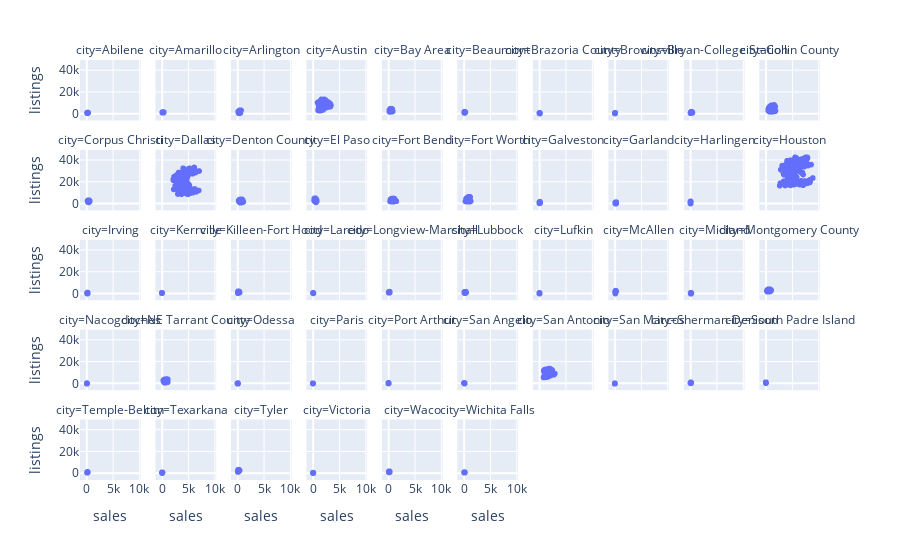

The cell this chart's notebook holds for it:
### Code cell
fig = px.scatter(txhousing, x = "sales", y = "listings",
                facet_col='city', facet_col_wrap=10)
fig.show()

### Figure 1 — Plotly figure (JSON) as saved in the notebook; plotly's stock layout.template omitted (floating-point values rounded to 4 significant figures; data arrays with more than 128 entries replaced by an {"elided": "..."} marker saying what was removed)
{"data": [{"hovertemplate": "city=Abilene<br>sales=%{x}<br>listings=%{y}<extra></extra>", "legendgroup": "", "marker": {"color": "#636efa", "symbol": "circle"}, "mode": "markers", "name": "", "showlegend": false, "type": "scattergl", "x": {"elided": "187 int values"}, "xaxis": "x41", "y": {"elided": "187 int values"}, "yaxis": "y41"}, {"hovertemplate": "city=Amarillo<br>sales=%{x}<br>listings=%{y}<extra></extra>", "legendgroup": "", "marker": {"color": "#636efa", "symbol": "circle"}, "mode": "markers", "name": "", "showlegend": false, "type": "scattergl", "x": {"elided": "187 int values"}, "xaxis": "x42", "y": {"elided": "187 int values"}, "yaxis": "y42"}, {"hovertemplate": "city=Arlington<br>sales=%{x}<br>listings=%{y}<extra></extra>", "legendgroup": "", "marker": {"color": "#636efa", "symbol": "circle"}, "mode": "markers", "name": "", "showlegend": false, "type": "scattergl", "x": {"elided": "187 int values"}, "xaxis": "x43", "y": {"elided": "187 int values"}, "yaxis": "y43"}, {"hovertemplate": "city=Austin<br>sales=%{x}<br>listings=%{y}<extra></extra>", "legendgroup": "", "marker": {"color": "#636efa", "symbol": "circle"}, "mode": "markers", "name": "", "showlegend": false, "type": "scattergl", "x": {"elided": "187 int values"}, "xaxis": "x44", "y": {"elided": "187 int values"}, "yaxis": "y44"}, {"hovertemplate": "city=Bay Area<br>sales=%{x}<br>listings=%{y}<extra></extra>", "legendgroup": "", "marker": {"color": "#636efa", "symbol": "circle"}, "mode": "markers", "name": "", "showlegend": false, "type": "scattergl", "x": {"elided": "187 int values"}, "xaxis": "x45", "y": {"elided": "187 int values"}, "yaxis": "y45"}, {"hovertemplate": "city=Beaumont<br>sales=%{x}<br>listings=%{y}<extra></extra>", "legendgroup": "", "marker": {"color": "#636efa", "symbol": "circle"}, "mode": "markers", "name": "", "showlegend": false, "type": "scattergl", "x": {"elided": "187 int values"}, "xaxis": "x46", "y": {"elided": "187 int values"}, "yaxis": "y46"}, {"hovertemplate": "city=Brazoria County<br>sales=%{x}<br>listings=%{y}<extra></extra>", "legendgroup": "", "marker": {"color": "#636efa", "symbol": "circle"}, "mode": "markers", "name": "", "showlegend": false, "type": "scattergl", "x": {"elided": "187 int values"}, "xaxis": "x47", "y": {"elided": "187 int values"}, "yaxis": "y47"}, {"hovertemplate": "city=Brownsville<br>sales=%{x}<br>listings=%{y}<extra></extra>", "legendgroup": "", "marker": {"color": "#636efa", "symbol": "circle"}, "mode": "markers", "name": "", "showlegend": false, "type": "scattergl", "x": {"elided": "187 int values"}, "xaxis": "x48", "y": {"elided": "187 int values"}, "yaxis": "y48"}, {"hovertemplate": "city=Bryan-College Station<br>sales=%{x}<br>listings=%{y}<extra></extra>", "legendgroup": "", "marker": {"color": "#636efa", "symbol": "circle"}, "mode": "markers", "name": "", "showlegend": false, "type": "scattergl", "x": {"elided": "187 int values"}, "xaxis": "x49", "y": {"elided": "187 int values"}, "yaxis": "y49"}, {"hovertemplate": "city=Collin County<br>sales=%{x}<br>listings=%{y}<extra></extra>", "legendgroup": "", "marker": {"color": "#636efa", "symbol": "circle"}, "mode": "markers", "name": "", "showlegend": false, "type": "scattergl", "x": {"elided": "187 int values"}, "xaxis": "x50", "y": {"elided": "187 int values"}, "yaxis": "y50"}, {"hovertemplate": "city=Corpus Christi<br>sales=%{x}<br>listings=%{y}<extra></extra>", "legendgroup": "", "marker": {"color": "#636efa", "symbol": "circle"}, "mode": "markers", "name": "", "showlegend": false, "type": "scattergl", "x": {"elided": "187 int values"}, "xaxis": "x31", "y": {"elided": "187 int values"}, "yaxis": "y31"}, {"hovertemplate": "city=Dallas<br>sales=%{x}<br>listings=%{y}<extra></extra>", "legendgroup": "", "marker": {"color": "#636efa", "symbol": "circle"}, "mode": "markers", "name": "", "showlegend": false, "type": "scattergl", "x": {"elided": "187 int values"}, "xaxis": "x32", "y": {"elided": "187 int values"}, "yaxis": "y32"}, {"hovertemplate": "city=Denton County<br>sales=%{x}<br>listings=%{y}<extra></extra>", "legendgroup": "", "marker": {"color": "#636efa", "symbol": "circle"}, "mode": "markers", "name": "", "showlegend": false, "type": "scattergl", "x": {"elided": "187 int values"}, "xaxis": "x33", "y": {"elided": "187 int values"}, "yaxis": "y33"}, {"hovertemplate": "city=El Paso<br>sales=%{x}<br>listings=%{y}<extra></extra>", "legendgroup": "", "marker": {"color": "#636efa", "symbol": "circle"}, "mode": "markers", "name": "", "showlegend": false, "type": "scattergl", "x": {"elided": "187 int values"}, "xaxis": "x34", "y": {"elided": "187 int values"}, "yaxis": "y34"}, {"hovertemplate": "city=Fort Bend<br>sales=%{x}<br>listings=%{y}<extra></extra>", "legendgroup": "", "marker": {"color": "#636efa", "symbol": "circle"}, "mode": "markers", "name": "", "showlegend": false, "type": "scattergl", "x": {"elided": "187 int values"}, "xaxis": "x35", "y": {"elided": "187 int values"}, "yaxis": "y35"}, {"hovertemplate": "city=Fort Worth<br>sales=%{x}<br>listings=%{y}<extra></extra>", "legendgroup": "", "marker": {"color": "#636efa", "symbol": "circle"}, "mode": "markers", "name": "", "showlegend": false, "type": "scattergl", "x": {"elided": "187 int values"}, "xaxis": "x36", "y": {"elided": "187 int values"}, "yaxis": "y36"}, {"hovertemplate": "city=Galveston<br>sales=%{x}<br>listings=%{y}<extra></extra>", "legendgroup": "", "marker": {"color": "#636efa", "symbol": "circle"}, "mode": "markers", "name": "", "showlegend": false, "type": "scattergl", "x": {"elided": "187 int values"}, "xaxis": "x37", "y": {"elided": "187 int values"}, "yaxis": "y37"}, {"hovertemplate": "city=Garland<br>sales=%{x}<br>listings=%{y}<extra></extra>", "legendgroup": "", "marker": {"color": "#636efa", "symbol": "circle"}, "mode": "markers", "name": "", "showlegend": false, "type": "scattergl", "x": {"elided": "187 int values"}, "xaxis": "x38", "y": {"elided": "187 int values"}, "yaxis": "y38"}, {"hovertemplate": "city=Harlingen<br>sales=%{x}<br>listings=%{y}<extra></extra>", "legendgroup": "", "marker": {"color": "#636efa", "symbol": "circle"}, "mode": "markers", "name": "", "showlegend": false, "type": "scattergl", "x": {"elided": "187 int values"}, "xaxis": "x39", "y": {"elided": "187 int values"}, "yaxis": "y39"}, {"hovertemplate": "city=Houston<br>sales=%{x}<br>listings=%{y}<extra></extra>", "legendgroup": "", "marker": {"color": "#636efa", "symbol": "circle"}, "mode": "markers", "name": "", "showlegend": false, "type": "scattergl", "x": {"elided": "187 int values"}, "xaxis": "x40", "y": {"elided": "187 int values"}, "yaxis": "y40"}, {"hovertemplate": "city=Irving<br>sales=%{x}<br>listings=%{y}<extra></extra>", "legendgroup": "", "marker": {"color": "#636efa", "symbol": "circle"}, "mode": "markers", "name": "", "showlegend": false, "type": "scattergl", "x": {"elided": "187 int values"}, "xaxis": "x21", "y": {"elided": "187 int values"}, "yaxis": "y21"}, {"hovertemplate": "city=Kerrville<br>sales=%{x}<br>listings=%{y}<extra></extra>", "legendgroup": "", "marker": {"color": "#636efa", "symbol": "circle"}, "mode": "markers", "name": "", "showlegend": false, "type": "scattergl", "x": {"elided": "187 int values"}, "xaxis": "x22", "y": {"elided": "187 int values"}, "yaxis": "y22"}, {"hovertemplate": "city=Killeen-Fort Hood<br>sales=%{x}<br>listings=%{y}<extra></extra>", "legendgroup": "", "marker": {"color": "#636efa", "symbol": "circle"}, "mode": "markers", "name": "", "showlegend": false, "type": "scattergl", "x": {"elided": "187 int values"}, "xaxis": "x23", "y": {"elided": "187 int values"}, "yaxis": "y23"}, {"hovertemplate": "city=Laredo<br>sales=%{x}<br>listings=%{y}<extra></extra>", "legendgroup": "", "marker": {"color": "#636efa", "symbol": "circle"}, "mode": "markers", "name": "", "showlegend": false, "type": "scattergl", "x": {"elided": "187 int values"}, "xaxis": "x24", "y": {"elided": "187 int values"}, "yaxis": "y24"}, {"hovertemplate": "city=Longview-Marshall<br>sales=%{x}<br>listings=%{y}<extra></extra>", "legendgroup": "", "marker": {"color": "#636efa", "symbol": "circle"}, "mode": "markers", "name": "", "showlegend": false, "type": "scattergl", "x": {"elided": "187 int values"}, "xaxis": "x25", "y": {"elided": "187 int values"}, "yaxis": "y25"}, {"hovertemplate": "city=Lubbock<br>sales=%{x}<br>listings=%{y}<extra></extra>", "legendgroup": "", "marker": {"color": "#636efa", "symbol": "circle"}, "mode": "markers", "name": "", "showlegend": false, "type": "scattergl", "x": {"elided": "187 int values"}, "xaxis": "x26", "y": {"elided": "187 int values"}, "yaxis": "y26"}, {"hovertemplate": "city=Lufkin<br>sales=%{x}<br>listings=%{y}<extra></extra>", "legendgroup": "", "marker": {"color": "#636efa", "symbol": "circle"}, "mode": "markers", "name": "", "showlegend": false, "type": "scattergl", "x": {"elided": "187 int values"}, "xaxis": "x27", "y": {"elided": "187 int values"}, "yaxis": "y27"}, {"hovertemplate": "city=McAllen<br>sales=%{x}<br>listings=%{y}<extra></extra>", "legendgroup": "", "marker": {"color": "#636efa", "symbol": "circle"}, "mode": "markers", "name": "", "showlegend": false, "type": "scattergl", "x": {"elided": "187 int values"}, "xaxis": "x28", "y": {"elided": "187 int values"}, "yaxis": "y28"}, {"hovertemplate": "city=Midland<br>sales=%{x}<br>listings=%{y}<extra></extra>", "legendgroup": "", "marker": {"color": "#636efa", "symbol": "circle"}, "mode": "markers", "name": "", "showlegend": false, "type": "scattergl", "x": {"elided": "187 int values"}, "xaxis": "x29", "y": {"elided": "187 int values"}, "yaxis": "y29"}, {"hovertemplate": "city=Montgomery County<br>sales=%{x}<br>listings=%{y}<extra></extra>", "legendgroup": "", "marker": {"color": "#636efa", "symbol": "circle"}, "mode": "markers", "name": "", "showlegend": false, "type": "scattergl", "x": {"elided": "187 int values"}, "xaxis": "x30", "y": {"elided": "187 int values"}, "yaxis": "y30"}, {"hovertemplate": "city=Nacogdoches<br>sales=%{x}<br>listings=%{y}<extra></extra>", "legendgroup": "", "marker": {"color": "#636efa", "symbol": "circle"}, "mode": "markers", "name": "", "showlegend": false, "type": "scattergl", "x": {"elided": "187 int values"}, "xaxis": "x11", "y": {"elided": "187 int values"}, "yaxis": "y11"}, {"hovertemplate": "city=NE Tarrant County<br>sales=%{x}<br>listings=%{y}<extra></extra>", "legendgroup": "", "marker": {"color": "#636efa", "symbol": "circle"}, "mode": "markers", "name": "", "showlegend": false, "type": "scattergl", "x": {"elided": "187 int values"}, "xaxis": "x12", "y": {"elided": "187 int values"}, "yaxis": "y12"}, {"hovertemplate": "city=Odessa<br>sales=%{x}<br>listings=%{y}<extra></extra>", "legendgroup": "", "marker": {"color": "#636efa", "symbol": "circle"}, "mode": "markers", "name": "", "showlegend": false, "type": "scattergl", "x": {"elided": "187 int values"}, "xaxis": "x13", "y": {"elided": "187 int values"}, "yaxis": "y13"}, {"hovertemplate": "city=Paris<br>sales=%{x}<br>listings=%{y}<extra></extra>", "legendgroup": "", "marker": {"color": "#636efa", "symbol": "circle"}, "mode": "markers", "name": "", "showlegend": false, "type": "scattergl", "x": {"elided": "187 int values"}, "xaxis": "x14", "y": {"elided": "187 int values"}, "yaxis": "y14"}, {"hovertemplate": "city=Port Arthur<br>sales=%{x}<br>listings=%{y}<extra></extra>", "legendgroup": "", "marker": {"color": "#636efa", "symbol": "circle"}, "mode": "markers", "name": "", "showlegend": false, "type": "scattergl", "x": {"elided": "187 int values"}, "xaxis": "x15", "y": {"elided": "187 int values"}, "yaxis": "y15"}, {"hovertemplate": "city=San Angelo<br>sales=%{x}<br>listings=%{y}<extra></extra>", "legendgroup": "", "marker": {"color": "#636efa", "symbol": "circle"}, "mode": "markers", "name": "", "showlegend": false, "type": "scattergl", "x": {"elided": "187 int values"}, "xaxis": "x16", "y": {"elided": "187 int values"}, "yaxis": "y16"}, {"hovertemplate": "city=San Antonio<br>sales=%{x}<br>listings=%{y}<extra></extra>", "legendgroup": "", "marker": {"color": "#636efa", "symbol": "circle"}, "mode": "markers", "name": "", "showlegend": false, "type": "scattergl", "x": {"elided": "187 int values"}, "xaxis": "x17", "y": {"elided": "187 int values"}, "yaxis": "y17"}, {"hovertemplate": "city=San Marcos<br>sales=%{x}<br>listings=%{y}<extra></extra>", "legendgroup": "", "marker": {"color": "#636efa", "symbol": "circle"}, "mode": "markers", "name": "", "showlegend": false, "type": "scattergl", "x": {"elided": "187 int values"}, "xaxis": "x18", "y": {"elided": "187 int values"}, "yaxis": "y18"}, {"hovertemplate": "city=Sherman-Denison<br>sales=%{x}<br>listings=%{y}<extra></extra>", "legendgroup": "", "marker": {"color": "#636efa", "symbol": "circle"}, "mode": "markers", "name": "", "showlegend": false, "type": "scattergl", "x": {"elided": "187 int values"}, "xaxis": "x19", "y": {"elided": "187 int values"}, "yaxis": "y19"}, {"hovertemplate": "city=South Padre Island<br>sales=%{x}<br>listings=%{y}<extra></extra>", "legendgroup": "", "marker": {"color": "#636efa", "symbol": "circle"}, "mode": "markers", "name": "", "showlegend": false, "type": "scattergl", "x": {"elided": "187 int values"}, "xaxis": "x20", "y": {"elided": "187 int values"}, "yaxis": "y20"}, {"hovertemplate": "city=Temple-Belton<br>sales=%{x}<br>listings=%{y}<extra></extra>", "legendgroup": "", "marker": {"color": "#636efa", "symbol": "circle"}, "mode": "markers", "name": "", "showlegend": false, "type": "scattergl", "x": {"elided": "187 int values"}, "xaxis": "x", "y": {"elided": "187 int values"}, "yaxis": "y"}, {"hovertemplate": "city=Texarkana<br>sales=%{x}<br>listings=%{y}<extra></extra>", "legendgroup": "", "marker": {"color": "#636efa", "symbol": "circle"}, "mode": "markers", "name": "", "showlegend": false, "type": "scattergl", "x": {"elided": "187 int values"}, "xaxis": "x2", "y": {"elided": "187 int values"}, "yaxis": "y2"}, {"hovertemplate": "city=Tyler<br>sales=%{x}<br>listings=%{y}<extra></extra>", "legendgroup": "", "marker": {"color": "#636efa", "symbol": "circle"}, "mode": "markers", "name": "", "showlegend": false, "type": "scattergl", "x": {"elided": "187 int values"}, "xaxis": "x3", "y": {"elided": "187 int values"}, "yaxis": "y3"}, {"hovertemplate": "city=Victoria<br>sales=%{x}<br>listings=%{y}<extra></extra>", "legendgroup": "", "marker": {"color": "#636efa", "symbol": "circle"}, "mode": "markers", "name": "", "showlegend": false, "type": "scattergl", "x": {"elided": "187 int values"}, "xaxis": "x4", "y": {"elided": "187 int values"}, "yaxis": "y4"}, {"hovertemplate": "city=Waco<br>sales=%{x}<br>listings=%{y}<extra></extra>", "legendgroup": "", "marker": {"color": "#636efa", "symbol": "circle"}, "mode": "markers", "name": "", "showlegend": false, "type": "scattergl", "x": {"elided": "187 int values"}, "xaxis": "x5", "y": {"elided": "187 int values"}, "yaxis": "y5"}, {"hovertemplate": "city=Wichita Falls<br>sales=%{x}<br>listings=%{y}<extra></extra>", "legendgroup": "", "marker": {"color": "#636efa", "symbol": "circle"}, "mode": "markers", "name": "", "showlegend": false, "type": "scattergl", "x": {"elided": "187 int values"}, "xaxis": "x6", "y": {"elided": "187 int values"}, "yaxis": "y6"}], "layout": {"annotations": [{"font": {}, "showarrow": false, "text": "city=Temple-Belton", "x": 0.041, "xanchor": "center", "xref": "paper", "y": 0.144, "yanchor": "bottom", "yref": "paper"}, {"font": {}, "showarrow": false, "text": "city=Texarkana", "x": 0.143, "xanchor": "center", "xref": "paper", "y": 0.144, "yanchor": "bottom", "yref": "paper"}, {"font": {}, "showarrow": false, "text": "city=Tyler", "x": 0.245, "xanchor": "center", "xref": "paper", "y": 0.144, "yanchor": "bottom", "yref": "paper"}, {"font": {}, "showarrow": false, "text": "city=Victoria", "x": 0.347, "xanchor": "center", "xref": "paper", "y": 0.144, "yanchor": "bottom", "yref": "paper"}, {"font": {}, "showarrow": false, "text": "city=Waco", "x": 0.449, "xanchor": "center", "xref": "paper", "y": 0.144, "yanchor": "bottom", "yref": "paper"}, {"font": {}, "showarrow": false, "text": "city=Wichita Falls", "x": 0.551, "xanchor": "center", "xref": "paper", "y": 0.144, "yanchor": "bottom", "yref": "paper"}, {"font": {}, "showarrow": false, "text": "city=Nacogdoches", "x": 0.041, "xanchor": "center", "xref": "paper", "y": 0.358, "yanchor": "bottom", "yref": "paper"}, {"font": {}, "showarrow": false, "text": "city=NE Tarrant County", "x": 0.143, "xanchor": "center", "xref": "paper", "y": 0.358, "yanchor": "bottom", "yref": "paper"}, {"font": {}, "showarrow": false, "text": "city=Odessa", "x": 0.245, "xanchor": "center", "xref": "paper", "y": 0.358, "yanchor": "bottom", "yref": "paper"}, {"font": {}, "showarrow": false, "text": "city=Paris", "x": 0.347, "xanchor": "center", "xref": "paper", "y": 0.358, "yanchor": "bottom", "yref": "paper"}, {"font": {}, "showarrow": false, "text": "city=Port Arthur", "x": 0.449, "xanchor": "center", "xref": "paper", "y": 0.358, "yanchor": "bottom", "yref": "paper"}, {"font": {}, "showarrow": false, "text": "city=San Angelo", "x": 0.551, "xanchor": "center", "xref": "paper", "y": 0.358, "yanchor": "bottom", "yref": "paper"}, {"font": {}, "showarrow": false, "text": "city=San Antonio", "x": 0.653, "xanchor": "center", "xref": "paper", "y": 0.358, "yanchor": "bottom", "yref": "paper"}, {"font": {}, "showarrow": false, "text": "city=San Marcos", "x": 0.755, "xanchor": "center", "xref": "paper", "y": 0.358, "yanchor": "bottom", "yref": "paper"}, {"font": {}, "showarrow": false, "text": "city=Sherman-Denison", "x": 0.857, "xanchor": "center", "xref": "paper", "y": 0.358, "yanchor": "bottom", "yref": "paper"}, {"font": {}, "showarrow": false, "text": "city=South Padre Island", "x": 0.959, "xanchor": "center", "xref": "paper", "y": 0.358, "yanchor": "bottom", "yref": "paper"}, {"font": {}, "showarrow": false, "text": "city=Irving", "x": 0.041, "xanchor": "center", "xref": "paper", "y": 0.572, "yanchor": "bottom", "yref": "paper"}, {"font": {}, "showarrow": false, "text": "city=Kerrville", "x": 0.143, "xanchor": "center", "xref": "paper", "y": 0.572, "yanchor": "bottom", "yref": "paper"}, {"font": {}, "showarrow": false, "text": "city=Killeen-Fort Hood", "x": 0.245, "xanchor": "center", "xref": "paper", "y": 0.572, "yanchor": "bottom", "yref": "paper"}, {"font": {}, "showarrow": false, "text": "city=Laredo", "x": 0.347, "xanchor": "center", "xref": "paper", "y": 0.572, "yanchor": "bottom", "yref": "paper"}, {"font": {}, "showarrow": false, "text": "city=Longview-Marshall", "x": 0.449, "xanchor": "center", "xref": "paper", "y": 0.572, "yanchor": "bottom", "yref": "paper"}, {"font": {}, "showarrow": false, "text": "city=Lubbock", "x": 0.551, "xanchor": "center", "xref": "paper", "y": 0.572, "yanchor": "bottom", "yref": "paper"}, {"font": {}, "showarrow": false, "text": "city=Lufkin", "x": 0.653, "xanchor": "center", "xref": "paper", "y": 0.572, "yanchor": "bottom", "yref": "paper"}, {"font": {}, "showarrow": false, "text": "city=McAllen", "x": 0.755, "xanchor": "center", "xref": "paper", "y": 0.572, "yanchor": "bottom", "yref": "paper"}, {"font": {}, "showarrow": false, "text": "city=Midland", "x": 0.857, "xanchor": "center", "xref": "paper", "y": 0.572, "yanchor": "bottom", "yref": "paper"}, {"font": {}, "showarrow": false, "text": "city=Montgomery County", "x": 0.959, "xanchor": "center", "xref": "paper", "y": 0.572, "yanchor": "bottom", "yref": "paper"}, {"font": {}, "showarrow": false, "text": "city=Corpus Christi", "x": 0.041, "xanchor": "center", "xref": "paper", "y": 0.786, "yanchor": "bottom", "yref": "paper"}, {"font": {}, "showarrow": false, "text": "city=Dallas", "x": 0.143, "xanchor": "center", "xref": "paper", "y": 0.786, "yanchor": "bottom", "yref": "paper"}, {"font": {}, "showarrow": false, "text": "city=Denton County", "x": 0.245, "xanchor": "center", "xref": "paper", "y": 0.786, "yanchor": "bottom", "yref": "paper"}, {"font": {}, "showarrow": false, "text": "city=El Paso", "x": 0.347, "xanchor": "center", "xref": "paper", "y": 0.786, "yanchor": "bottom", "yref": "paper"}, {"font": {}, "showarrow": false, "text": "city=Fort Bend", "x": 0.449, "xanchor": "center", "xref": "paper", "y": 0.786, "yanchor": "bottom", "yref": "paper"}, {"font": {}, "showarrow": false, "text": "city=Fort Worth", "x": 0.551, "xanchor": "center", "xref": "paper", "y": 0.786, "yanchor": "bottom", "yref": "paper"}, {"font": {}, "showarrow": false, "text": "city=Galveston", "x": 0.653, "xanchor": "center", "xref": "paper", "y": 0.786, "yanchor": "bottom", "yref": "paper"}, {"font": {}, "showarrow": false, "text": "city=Garland", "x": 0.755, "xanchor": "center", "xref": "paper", "y": 0.786, "yanchor": "bottom", "yref": "paper"}, {"font": {}, "showarrow": false, "text": "city=Harlingen", "x": 0.857, "xanchor": "center", "xref": "paper", "y": 0.786, "yanchor": "bottom", "yref": "paper"}, {"font": {}, "showarrow": false, "text": "city=Houston", "x": 0.959, "xanchor": "center", "xref": "paper", "y": 0.786, "yanchor": "bottom", "yref": "paper"}, {"font": {}, "showarrow": false, "text": "city=Abilene", "x": 0.041, "xanchor": "center", "xref": "paper", "y": 1, "yanchor": "bottom", "yref": "paper"}, {"font": {}, "showarrow": false, "text": "city=Amarillo", "x": 0.143, "xanchor": "center", "xref": "paper", "y": 1, "yanchor": "bottom", "yref": "paper"}, {"font": {}, "showarrow": false, "text": "city=Arlington", "x": 0.245, "xanchor": "center", "xref": "paper", "y": 1, "yanchor": "bottom", "yref": "paper"}, {"font": {}, "showarrow": false, "text": "city=Austin", "x": 0.347, "xanchor": "center", "xref": "paper", "y": 1, "yanchor": "bottom", "yref": "paper"}, {"font": {}, "showarrow": false, "text": "city=Bay Area", "x": 0.449, "xanchor": "center", "xref": "paper", "y": 1, "yanchor": "bottom", "yref": "paper"}, {"font": {}, "showarrow": false, "text": "city=Beaumont", "x": 0.551, "xanchor": "center", "xref": "paper", "y": 1, "yanchor": "bottom", "yref": "paper"}, {"font": {}, "showarrow": false, "text": "city=Brazoria County", "x": 0.653, "xanchor": "center", "xref": "paper", "y": 1, "yanchor": "bottom", "yref": "paper"}, {"font": {}, "showarrow": false, "text": "city=Brownsville", "x": 0.755, "xanchor": "center", "xref": "paper", "y": 1, "yanchor": "bottom", "yref": "paper"}, {"font": {}, "showarrow": false, "text": "city=Bryan-College Station", "x": 0.857, "xanchor": "center", "xref": "paper", "y": 1, "yanchor": "bottom", "yref": "paper"}, {"font": {}, "showarrow": false, "text": "city=Collin County", "x": 0.959, "xanchor": "center", "xref": "paper", "y": 1, "yanchor": "bottom", "yref": "paper"}], "legend": {"tracegroupgap": 0}, "margin": {"t": 60}, "xaxis": {"anchor": "y", "domain": [0, 0.082], "title": {"text": "sales"}}, "xaxis10": {"anchor": "y10", "domain": [0.918, 1], "matches": "x", "title": {"text": "sales"}}, "xaxis11": {"anchor": "y11", "domain": [0, 0.082], "matches": "x", "showticklabels": false}, "xaxis12": {"anchor": "y12", "domain": [0.102, 0.184], "matches": "x", "showticklabels": false}, "xaxis13": {"anchor": "y13", "domain": [0.204, 0.286], "matches": "x", "showticklabels": false}, "xaxis14": {"anchor": "y14", "domain": [0.306, 0.388], "matches": "x", "showticklabels": false}, "xaxis15": {"anchor": "y15", "domain": [0.408, 0.49], "matches": "x", "showticklabels": false}, "xaxis16": {"anchor": "y16", "domain": [0.51, 0.592], "matches": "x", "showticklabels": false}, "xaxis17": {"anchor": "y17", "domain": [0.612, 0.694], "matches": "x", "showticklabels": false}, "xaxis18": {"anchor": "y18", "domain": [0.714, 0.796], "matches": "x", "showticklabels": false}, "xaxis19": {"anchor": "y19", "domain": [0.816, 0.898], "matches": "x", "showticklabels": false}, "xaxis2": {"anchor": "y2", "domain": [0.102, 0.184], "matches": "x", "title": {"text": "sales"}}, "xaxis20": {"anchor": "y20", "domain": [0.918, 1], "matches": "x", "showticklabels": false}, "xaxis21": {"anchor": "y21", "domain": [0, 0.082], "matches": "x", "showticklabels": false}, "xaxis22": {"anchor": "y22", "domain": [0.102, 0.184], "matches": "x", "showticklabels": false}, "xaxis23": {"anchor": "y23", "domain": [0.204, 0.286], "matches": "x", "showticklabels": false}, "xaxis24": {"anchor": "y24", "domain": [0.306, 0.388], "matches": "x", "showticklabels": false}, "xaxis25": {"anchor": "y25", "domain": [0.408, 0.49], "matches": "x", "showticklabels": false}, "xaxis26": {"anchor": "y26", "domain": [0.51, 0.592], "matches": "x", "showticklabels": false}, "xaxis27": {"anchor": "y27", "domain": [0.612, 0.694], "matches": "x", "showticklabels": false}, "xaxis28": {"anchor": "y28", "domain": [0.714, 0.796], "matches": "x", "showticklabels": false}, "xaxis29": {"anchor": "y29", "domain": [0.816, 0.898], "matches": "x", "showticklabels": false}, "xaxis3": {"anchor": "y3", "domain": [0.204, 0.286], "matches": "x", "title": {"text": "sales"}}, "xaxis30": {"anchor": "y30", "domain": [0.918, 1], "matches": "x", "showticklabels": false}, "xaxis31": {"anchor": "y31", "domain": [0, 0.082], "matches": "x", "showticklabels": false}, "xaxis32": {"anchor": "y32", "domain": [0.102, 0.184], "matches": "x", "showticklabels": false}, "xaxis33": {"anchor": "y33", "domain": [0.204, 0.286], "matches": "x", "showticklabels": false}, "xaxis34": {"anchor": "y34", "domain": [0.306, 0.388], "matches": "x", "showticklabels": false}, "xaxis35": {"anchor": "y35", "domain": [0.408, 0.49], "matches": "x", "showticklabels": false}, "xaxis36": {"anchor": "y36", "domain": [0.51, 0.592], "matches": "x", "showticklabels": false}, "xaxis37": {"anchor": "y37", "domain": [0.612, 0.694], "matches": "x", "showticklabels": false}, "xaxis38": {"anchor": "y38", "domain": [0.714, 0.796], "matches": "x", "showticklabels": false}, "xaxis39": {"anchor": "y39", "domain": [0.816, 0.898], "matches": "x", "showticklabels": false}, "xaxis4": {"anchor": "y4", "domain": [0.306, 0.388], "matches": "x", "title": {"text": "sales"}}, "xaxis40": {"anchor": "y40", "domain": [0.918, 1], "matches": "x", "showticklabels": false}, "xaxis41": {"anchor": "y41", "domain": [0, 0.082], "matches": "x", "showticklabels": false}, "xaxis42": {"anchor": "y42", "domain": [0.102, 0.184], "matches": "x", "showticklabels": false}, "xaxis43": {"anchor": "y43", "domain": [0.204, 0.286], "matches": "x", "showticklabels": false}, "xaxis44": {"anchor": "y44", "domain": [0.306, 0.388], "matches": "x", "showticklabels": false}, "xaxis45": {"anchor": "y45", "domain": [0.408, 0.49], "matches": "x", "showticklabels": false}, "xaxis46": {"anchor": "y46", "domain": [0.51, 0.592], "matches": "x", "showticklabels": false}, "xaxis47": {"anchor": "y47", "domain": [0.612, 0.694], "matches": "x", "showticklabels": false}, "xaxis48": {"anchor": "y48", "domain": [0.714, 0.796], "matches": "x", "showticklabels": false}, "xaxis49": {"anchor": "y49", "domain": [0.816, 0.898], "matches": "x", "showticklabels": false}, "xaxis5": {"anchor": "y5", "domain": [0.408, 0.49], "matches": "x", "title": {"text": "sales"}}, "xaxis50": {"anchor": "y50", "domain": [0.918, 1], "matches": "x", "showticklabels": false}, "xaxis6": {"anchor": "y6", "domain": [0.51, 0.592], "matches": "x", "title": {"text": "sales"}}, "xaxis7": {"anchor": "y7", "domain": [0.612, 0.694], "matches": "x", "title": {"text": "sales"}}, "xaxis8": {"anchor": "y8", "domain": [0.714, 0.796], "matches": "x", "title": {"text": "sales"}}, "xaxis9": {"anchor": "y9", "domain": [0.816, 0.898], "matches": "x", "title": {"text": "sales"}}, "yaxis": {"anchor": "x", "domain": [0, 0.144], "title": {"text": "listings"}}, "yaxis10": {"anchor": "x10", "domain": [0, 0.144], "matches": "y", "showticklabels": false}, "yaxis11": {"anchor": "x11", "domain": [0.214, 0.358], "matches": "y", "title": {"text": "listings"}}, "yaxis12": {"anchor": "x12", "domain": [0.214, 0.358], "matches": "y", "showticklabels": false}, "yaxis13": {"anchor": "x13", "domain": [0.214, 0.358], "matches": "y", "showticklabels": false}, "yaxis14": {"anchor": "x14", "domain": [0.214, 0.358], "matches": "y", "showticklabels": false}, "yaxis15": {"anchor": "x15", "domain": [0.214, 0.358], "matches": "y", "showticklabels": false}, "yaxis16": {"anchor": "x16", "domain": [0.214, 0.358], "matches": "y", "showticklabels": false}, "yaxis17": {"anchor": "x17", "domain": [0.214, 0.358], "matches": "y", "showticklabels": false}, "yaxis18": {"anchor": "x18", "domain": [0.214, 0.358], "matches": "y", "showticklabels": false}, "yaxis19": {"anchor": "x19", "domain": [0.214, 0.358], "matches": "y", "showticklabels": false}, "yaxis2": {"anchor": "x2", "domain": [0, 0.144], "matches": "y", "showticklabels": false}, "yaxis20": {"anchor": "x20", "domain": [0.214, 0.358], "matches": "y", "showticklabels": false}, "yaxis21": {"anchor": "x21", "domain": [0.428, 0.572], "matches": "y", "title": {"text": "listings"}}, "yaxis22": {"anchor": "x22", "domain": [0.428, 0.572], "matches": "y", "showticklabels": false}, "yaxis23": {"anchor": "x23", "domain": [0.428, 0.572], "matches": "y", "showticklabels": false}, "yaxis24": {"anchor": "x24", "domain": [0.428, 0.572], "matches": "y", "showticklabels": false}, "yaxis25": {"anchor": "x25", "domain": [0.428, 0.572], "matches": "y", "showticklabels": false}, "yaxis26": {"anchor": "x26", "domain": [0.428, 0.572], "matches": "y", "showticklabels": false}, "yaxis27": {"anchor": "x27", "domain": [0.428, 0.572], "matches": "y", "showticklabels": false}, "yaxis28": {"anchor": "x28", "domain": [0.428, 0.572], "matches": "y", "showticklabels": false}, "yaxis29": {"anchor": "x29", "domain": [0.428, 0.572], "matches": "y", "showticklabels": false}, "yaxis3": {"anchor": "x3", "domain": [0, 0.144], "matches": "y", "showticklabels": false}, "yaxis30": {"anchor": "x30", "domain": [0.428, 0.572], "matches": "y", "showticklabels": false}, "yaxis31": {"anchor": "x31", "domain": [0.642, 0.786], "matches": "y", "title": {"text": "listings"}}, "yaxis32": {"anchor": "x32", "domain": [0.642, 0.786], "matches": "y", "showticklabels": false}, "yaxis33": {"anchor": "x33", "domain": [0.642, 0.786], "matches": "y", "showticklabels": false}, "yaxis34": {"anchor": "x34", "domain": [0.642, 0.786], "matches": "y", "showticklabels": false}, "yaxis35": {"anchor": "x35", "domain": [0.642, 0.786], "matches": "y", "showticklabels": false}, "yaxis36": {"anchor": "x36", "domain": [0.642, 0.786], "matches": "y", "showticklabels": false}, "yaxis37": {"anchor": "x37", "domain": [0.642, 0.786], "matches": "y", "showticklabels": false}, "yaxis38": {"anchor": "x38", "domain": [0.642, 0.786], "matches": "y", "showticklabels": false}, "yaxis39": {"anchor": "x39", "domain": [0.642, 0.786], "matches": "y", "showticklabels": false}, "yaxis4": {"anchor": "x4", "domain": [0, 0.144], "matches": "y", "showticklabels": false}, "yaxis40": {"anchor": "x40", "domain": [0.642, 0.786], "matches": "y", "showticklabels": false}, "yaxis41": {"anchor": "x41", "domain": [0.856, 1], "matches": "y", "title": {"text": "listings"}}, "yaxis42": {"anchor": "x42", "domain": [0.856, 1], "matches": "y", "showticklabels": false}, "yaxis43": {"anchor": "x43", "domain": [0.856, 1], "matches": "y", "showticklabels": false}, "yaxis44": {"anchor": "x44", "domain": [0.856, 1], "matches": "y", "showticklabels": false}, "yaxis45": {"anchor": "x45", "domain": [0.856, 1], "matches": "y", "showticklabels": false}, "yaxis46": {"anchor": "x46", "domain": [0.856, 1], "matches": "y", "showticklabels": false}, "yaxis47": {"anchor": "x47", "domain": [0.856, 1], "matches": "y", "showticklabels": false}, "yaxis48": {"anchor": "x48", "domain": [0.856, 1], "matches": "y", "showticklabels": false}, "yaxis49": {"anchor": "x49", "domain": [0.856, 1], "matches": "y", "showticklabels": false}, "yaxis5": {"anchor": "x5", "domain": [0, 0.144], "matches": "y", "showticklabels": false}, "yaxis50": {"anchor": "x50", "domain": [0.856, 1], "matches": "y", "showticklabels": false}, "yaxis6": {"anchor": "x6", "domain": [0, 0.144], "matches": "y", "showticklabels": false}, "yaxis7": {"anchor": "x7", "domain": [0, 0.144], "matches": "y", "showticklabels": false}, "yaxis8": {"anchor": "x8", "domain": [0, 0.144], "matches": "y", "showticklabels": false}, "yaxis9": {"anchor": "x9", "domain": [0, 0.144], "matches": "y", "showticklabels": false}}}
